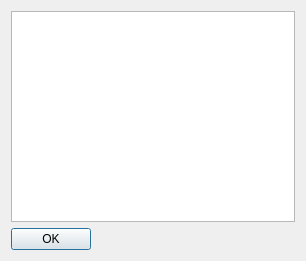
<?xml version="1.0" encoding="UTF-8"?>
<ui version="4.0">
 <class>AboutDialog</class>
 <widget class="QDialog" name="AboutDialog">
  <property name="geometry">
   <rect>
    <x>0</x>
    <y>0</y>
    <width>306</width>
    <height>261</height>
   </rect>
  </property>
  <property name="windowTitle">
   <string>About QRmo</string>
  </property>
  <layout class="QGridLayout" name="gridLayout">
   <item row="0" column="0">
    <widget class="QListWidget" name="listWidgetVer">
     <property name="frameShadow">
      <enum>QFrame::Sunken</enum>
     </property>
     <property name="editTriggers">
      <set>QAbstractItemView::NoEditTriggers</set>
     </property>
     <property name="showDropIndicator" stdset="0">
      <bool>false</bool>
     </property>
     <property name="selectionMode">
      <enum>QAbstractItemView::NoSelection</enum>
     </property>
     <property name="modelColumn">
      <number>0</number>
     </property>
    </widget>
   </item>
   <item row="1" column="0">
    <widget class="QPushButton" name="okButton">
     <property name="sizePolicy">
      <sizepolicy hsizetype="Fixed" vsizetype="Fixed">
       <horstretch>0</horstretch>
       <verstretch>0</verstretch>
      </sizepolicy>
     </property>
     <property name="text">
      <string>OK</string>
     </property>
    </widget>
   </item>
  </layout>
 </widget>
 <resources/>
 <connections>
  <connection>
   <sender>okButton</sender>
   <signal>clicked()</signal>
   <receiver>AboutDialog</receiver>
   <slot>accept()</slot>
   <hints>
    <hint type="sourcelabel">
     <x>351</x>
     <y>38</y>
    </hint>
    <hint type="destinationlabel">
     <x>233</x>
     <y>29</y>
    </hint>
   </hints>
  </connection>
 </connections>
</ui>
